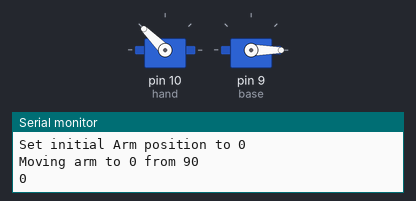
Simulated run of this sketch. Board: Arduino Uno, built with avr-gcc and run on an emulated ATmega328P. On the bench: 2 × servo, the last lines printed to the serial monitor.

Above: at 6.6 s.
At 17.6 s:
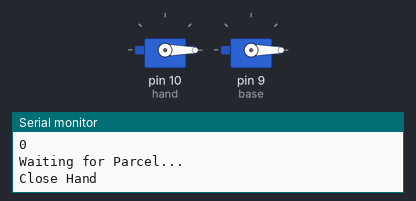
At 24.0 s:
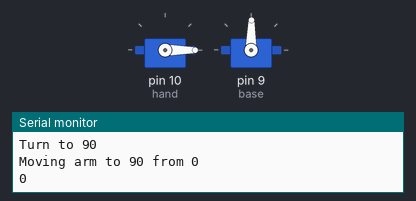
At 26.1 s:
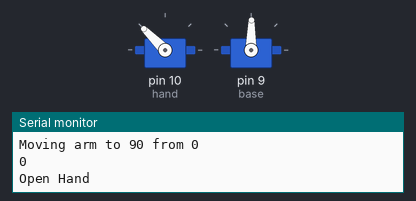
Timing chart, 0 to 40.0 s (numbered marks = the images above):
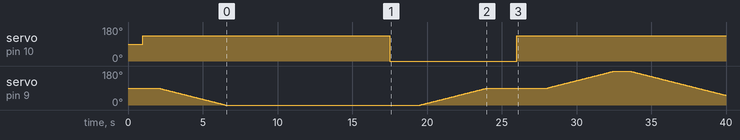

The sketch:

_2018_Servo_Arm_Code.ino
```cpp
#include <Servo.h> //read up here:https://www.arduino.cc/en/Tutorial/Knob

Servo hand;
Servo base;
int armState;
int armSpeed=50;

void setup() {
  Serial.begin(9600);
  hand.attach(10);
  base.attach(9);
  Serial.println("Pins registered.");
  armState=90;
  delay(1000);
  Serial.println("Set initial hand position to Open");
  openHands();
}

void loop() {
  Serial.println("Set initial Arm position to 0");
  moveArm(0);
  Serial.println("Waiting for Parcel...");
  delay(10000);
  Serial.println("Close Hand");
  closeHands();
  delay(1000);
  Serial.println("Turn to 90");
  moveArm(90);
  delay(1000);
  Serial.println("Open Hand");
  openHands();
  delay(1000);
  Serial.println("Turn to 180");
  moveArm(180);
}

void closeHands(){
  hand.write(0);
  delay(1000);
}

void openHands(){
  hand.write(135);
  delay(1000);
}

void moveArm(int pos){
  Serial.print("Moving arm to ");
  Serial.print(pos);
  Serial.print(" from ");
  Serial.println(armState);

  if (armState>pos){
    for (;armState>pos; armState--){
      base.write(armState);
//      Serial.println(armState);
      delay(armSpeed);
    }
    Serial.println(armState);
    base.write(armState);
  }else{
    Serial.println(armState);
    base.write(armState);
    for (;armState<pos; armState++){
      base.write(armState);
//      Serial.println(armState);
      delay(armSpeed);
    }
  }
  delay(1000);
}

void gotoDropoff(){
  base.write(90);
  delay(1000);

}
```

Measured:
- by itself, servo on pin 10 (hand): 90° → 135° at 1.0 s, → 0° 16.5 s later, → 135° 8.5 s later
